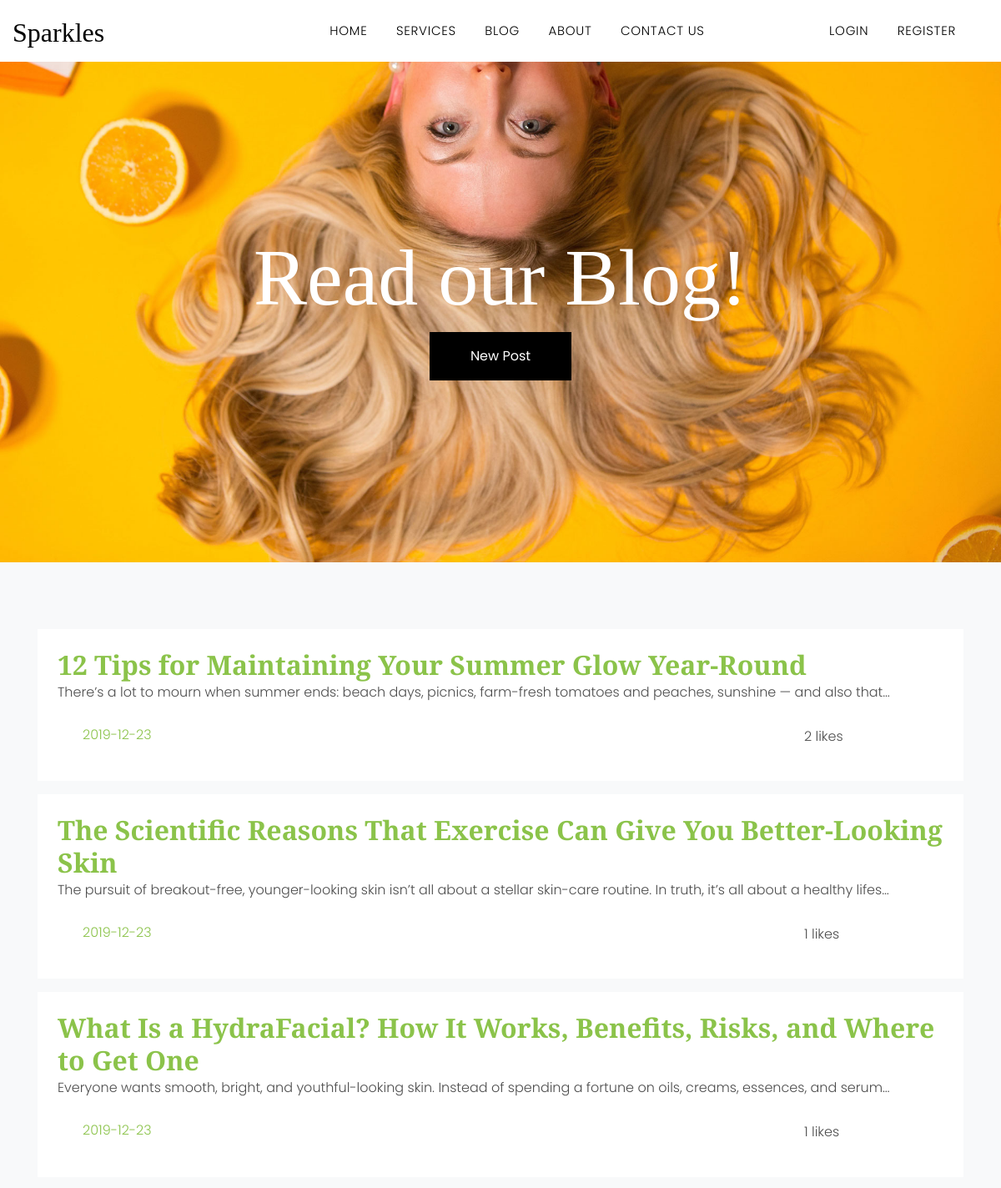
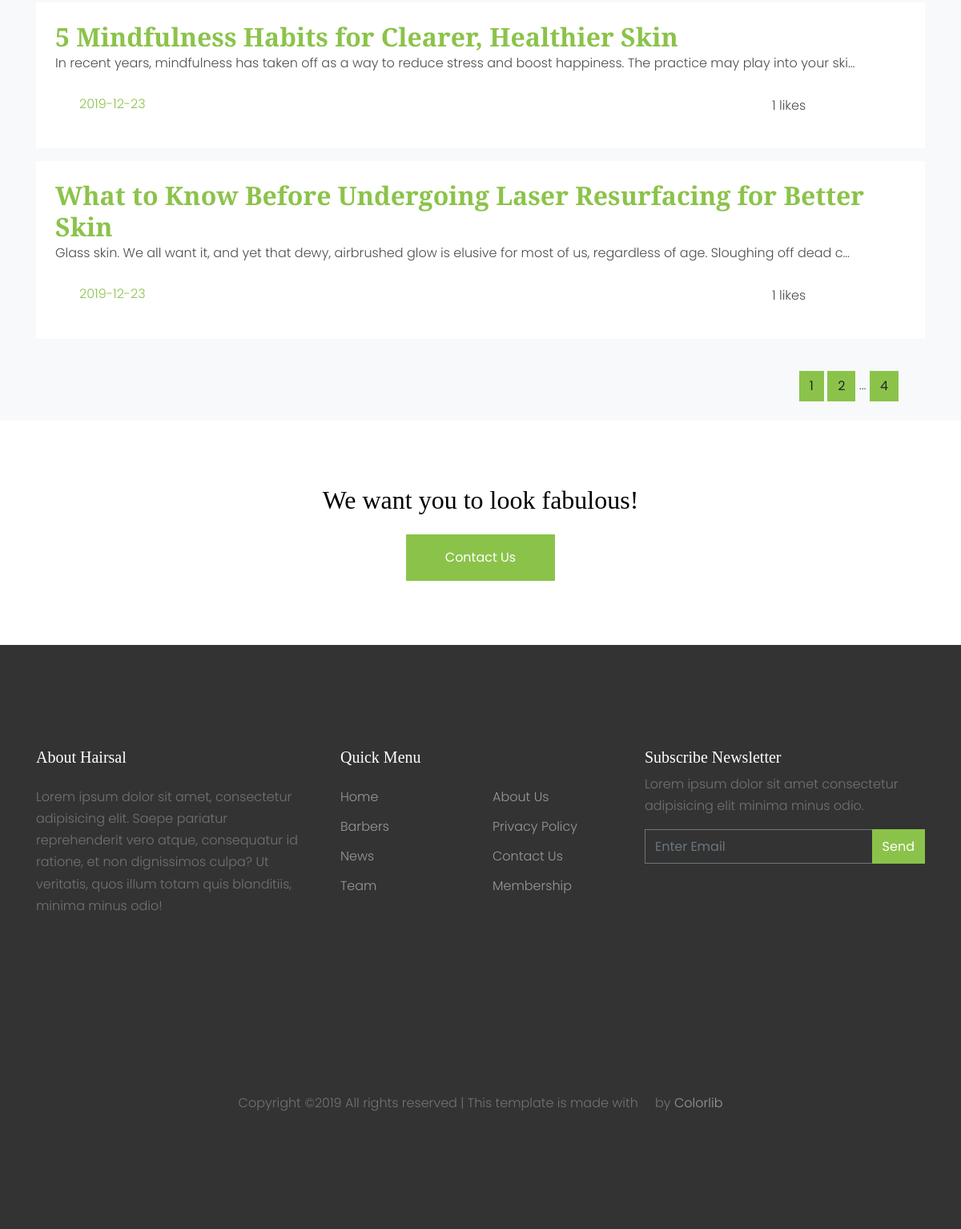
Page /blog on the committed database (2 pictures, top to bottom).
### flaskblog/models.py (models this page shows, shortened)
class Post(db.Model):
	id = db.Column(db.Integer, primary_key=True)
	title = db.Column(db.String(100), nullable=False)
	date_posted = db.Column(db.DateTime, nullable=False, default=datetime.utcnow)
	content = db.Column(db.Text, nullable=False)
	user_id = db.Column(db.Integer, db.ForeignKey('user.id'), nullable=False)
	likes = db.relationship('PostLike', backref='post', lazy='dynamic')

### flaskblog/routes.py (the view)
@app.route("/blog")
def blog():
	page = request.args.get('page', 1, type=int)
	posts = Post.query.order_by(Post.date_posted.desc()).paginate(page=page, per_page=5)
	return render_template('blog.html', posts=posts)

### flaskblog/routes.py (called while the page is built)
@app.before_request
def before_request():
    if current_user.is_authenticated:
        current_user.last_seen = datetime.utcnow()
        db.session.commit()

### flaskblog/templates/blog.html (shortened to what this page needs)
{% extends "layout.html" %}
{% block content %}
    <div class="slide-one-item home-slider owl-carousel">
      <div class="site-blocks-cover inner-page-cover" style="background-image: url(static/images/hero_bg_2.jpg);" data-aos="fade" data-stellar-background-ratio="0.5">
        <div class="container">
          <div class="row align-items-center justify-content-center text-center">
            <div class="col-md-8" data-aos="fade-up" data-aos-delay="400">
              <h2 class="text-white font-weight-light mb-2 display-1">Read our Blog!</h2>
               <p class=""><a href="{{ url_for('new_post') }}" class="btn btn-black py-3 px-5">New Post</a></p>
            </div>
          </div>
        </div>
      </div>
    </div>
    <div class="site-section bg-light pb-4">
      <div class="container">
        <div class="row">
          <div class="col-md-12 mb-4">
            {% for post in posts.items %}
            <div class="p-4 mb-3 bg-white">
              <h2 class="mb-0 font-weight-bold"><a href="{{ url_for('post', post_id=post.id) }}">{{ post.title }}</a></h2>
              <p class="mb-4" style="white-space: nowrap; width: 1000px; overflow: hidden; text-overflow: ellipsis;">{{ post.content }}</p>
              <div class="row col-md-12 m-0">
                <p class="col-md-10"><a href="#">{{ post.date_posted.strftime('%Y-%m-%d') }}</a></p>
                <p class="col-md-1" style="padding-left: 20px; padding-top: 2px;">{{ post.likes.count() }} likes</p>
              </div>
            </div>
            {% endfor %}
          </div>
          <div class="col-md-12 pr-5 text-right">
            {% for page_num in posts.iter_pages(left_edge=1, right_edge=1, left_current=1, right_current=2) %}
            {% if page_num %}
              {% if posts.page == page_num %}
              <a class="btn btn-primary" href="{{ url_for('blog', page=page_num) }}">{{ page_num }}</a>
              {% else %}
              <a class="btn btn-primary" href="{{ url_for('blog', page=page_num) }}">{{ page_num }}</a>
              {% endif %}
            {% else %}
            ...
            {% endif %}
            {% endfor %}
          </div>
        </div>
      </div>
    </div>
    <div class="site-section">
      <div class="container">
        <div class="row text-center">
          <div class="col-md-12">
            <h2 class="mb-4 text-black">We want you to look fabulous!</h2>
            <p class="mb-0"><a href="{{url_for('contact_us')}}" class="btn btn-primary py-3 px-5 text-white">Contact Us</a></p>
          </div>
        </div>
      </div>
    </div>
{% endblock content %}

### flaskblog/static/css/style.css (style rules this page uses)
body { line-height: 1.7; color: #4d4d4d; font-weight: 300; font-size: 1rem; }
a { -webkit-transition: .3s all ease; -o-transition: .3s all ease; transition: .3s all ease; }
h1, h2, h3, h4, h5, .h1, .h2, .h3, .h4, .h5 { font-family: "Display Playfair"; }
.text-black { color: #000 !important; }
.btn { border-radius: 0; }
.btn.btn-black { color: #fff; background-color: #000; }
.site-section { padding: 2.5em 0; }
@media (min-width: 768px) { .site-section { padding: 5em 0; } }
.site-blocks-cover { background-size: cover; background-repeat: no-repeat; background-position: top; background-position: center center; }
.site-blocks-cover, .site-blocks-cover .row { min-height: 600px; height: calc(100vh - 73px); }
.site-blocks-cover.inner-page-cover, .site-blocks-cover.inner-page-cover .row { min-height: 600px; height: calc(30vh); }
.site-blocks-cover h2, .site-blocks-cover h3, .site-blocks-cover h4, .site-blocks-cover h5 { color: #fff; }
.site-blocks-cover p { color: #fff; font-size: 1.2rem; line-height: 1.5; }
.bg-light { background: #ccc; }
.block-13, .slide-one-item { position: relative; z-index: 1; }

### rows in the picture
Post: title "12 Tips for Maintaining Your Summer Glow Year-Round", content "There’s a lot to mourn when summer ends: beach days, picnics, farm-fresh tomatoes and peaches, sunshine — and also that…", date_posted "2019-12-23", likes.count "2"
Post: title "The Scientific Reasons That Exercise Can Give You Better-Looking Skin", content "The pursuit of breakout-free, younger-looking skin isn’t all about a stellar skin-care routine. In truth, it’s all about a healthy lifes…", date_posted "2019-12-23", likes.count "1"
Post: title "What Is a HydraFacial? How It Works, Benefits, Risks, and Where to Get One", content "Everyone wants smooth, bright, and youthful-looking skin. Instead of spending a fortune on oils, creams, essences, and serum…", date_posted "2019-12-23", likes.count "1"
Post: title "5 Mindfulness Habits for Clearer, Healthier Skin", content "In recent years, mindfulness has taken off as a way to reduce stress and boost happiness. The practice may play into your ski…", date_posted "2019-12-23", likes.count "1"
Post: title "What to Know Before Undergoing Laser Resurfacing for Better Skin", content "Glass skin. We all want it, and yet that dewy, airbrushed glow is elusive for most of us, regardless of age. Sloughing off dead c…", date_posted "2019-12-23", likes.count "1"

### other values in the picture
{{ page_num }} "1"
{{ page_num }} "2" "4"
